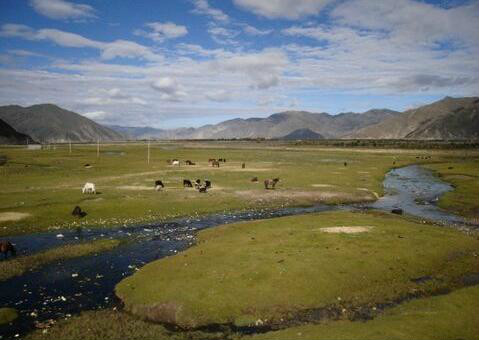
#> input picture image/1.jpg, 479 x 340 px
$ jupyter execute --allow-errors picture_differences.ipynb   (shell and % lines are left out)
#> lines starting #> are read from the running program, lines starting #| are printed output that depends on the picture
# 比较两个图片是否相同

## 一、使用python+PIL

[cell 1]
from PIL import Image, ImageChops
import matplotlib.pyplot as plt # plt 用于显示图片

[cell 2]
def compare_images(path_one, path_two, diff_save_location):
    """
    比较图片，如果有不同则生成展示不同的图片

    @参数一: path_one: 第一张图片的路径
    @参数二: path_two: 第二张图片的路径
    @参数三: diff_save_location: 不同图的保存路径
    """
#> called with path_one = 'image/1.jpg', path_two = 'image/2.jpg', diff_save_location = 'image/diff1_2.jpg'
    image_one = Image.open(path_one)
#> image_one is the input picture: PIL image 479x340 RGB; mean R, G, B 109, 110.6, 96.4
    image_two = Image.open(path_two)
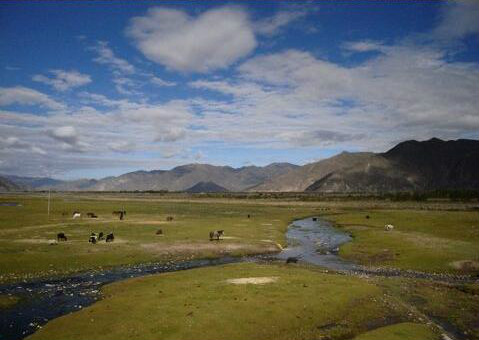
#> input picture image/2.jpg, 479 x 340 px
#> image_two is the input picture: PIL image 479x340 RGB; mean R, G, B 97.6, 102.1, 99.1

    diff = ImageChops.difference(image_one, image_two)

    if diff.getbbox() is None:
        # 图片间没有任何不同则直接退出
        return
    else:
        diff.save(diff_save_location)

[cell 3]
compare_images('image/1.jpg','image/2.jpg','image/diff1_2.jpg')

[cell 4]
img1 = Image.open('image/1.jpg')
img2 = Image.open('image/2.jpg')
diff = Image.open('image/diff1_2.jpg')
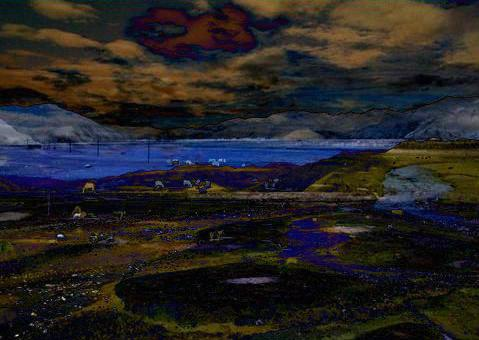
#> diff: PIL image 479x340 RGB; mean R, G, B 37.9, 35.3, 36.2
plt.subplot(131)
plt.imshow(img1)
plt.subplot(132)
plt.imshow(img2)
plt.subplot(133)
plt.imshow(diff)

[cell 5]
compare_images('image/3.jpg','image/4.jpg','image/diff3_4.jpg')
#> call 2 of compare_images, with path_one = 'image/3.jpg', path_two = 'image/4.jpg', diff_save_location = 'image/diff3_4.jpg'
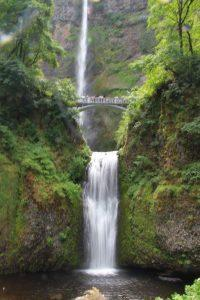
#> input picture image/3.jpg, 200 x 300 px
#> in compare_images, image_one is the input picture: PIL image 200x300 RGB; mean R, G, B 94.1, 99.5, 75.6
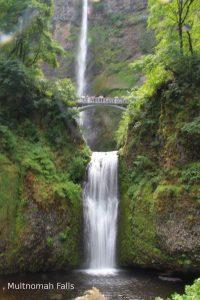
#> input picture image/4.jpg, 200 x 300 px
#> in compare_images, image_two is the input picture: PIL image 200x300 RGB; mean R, G, B 94.5, 99.9, 75.9
#> in compare_images (call 2), `diff = ImageChops.difference(image_one, image_two)`:
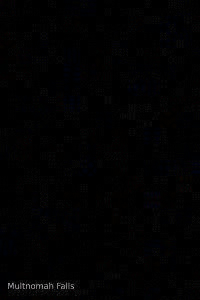
#> diff: PIL image 200x300 RGB; mean R, G, B 1.9, 1.8, 2.2

[cell 6]
img1 = Image.open('image/3.jpg')
img2 = Image.open('image/4.jpg')
diff = Image.open('image/diff3_4.jpg')
plt.subplot(131)
plt.imshow(img1)
plt.subplot(132)
plt.imshow(img2)
plt.subplot(133)
plt.imshow(diff)

#> (a cell that did not finish here is left out)


反色处理后将两个图像混合直接看到两个的差异部分。

[cell 8]
diff_blend = Image.blend(img1, ImageChops.invert(img2), 0.5)
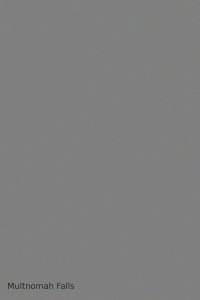
#> diff_blend: PIL image 200x300 RGB; mean R, G, B 127, 127, 127
plt.imshow(diff_blend)

#> (a cell that did not finish here is left out)

#> (a cell that did not finish here is left out)

#> (a cell that did not finish here is left out)


#> (a cell that did not finish here is left out)

[cell 13]
diff_blend.save('image/diff_blend.jpg')

## 二、使用python+opencv
**安装opencv**：
1. 进入网站 http://www.lfd.uci.edu/~gohlke/pythonlibs/ ，下载与当前环境兼容的 opencv 文件
2. 切换到该文件所在目录，命令行环境下pip install opencv_python-3.2.0-cp36-cp36m-win_amd64.whl

**opencv资料**：
1. http://lib.csdn.net/base/opencv

[cell 14]
import cv2
import numpy as np

[cell 15]
img1 = cv2.imread('image/1.jpg')
img2 = cv2.imread('image/2.jpg')

[cell 16]
img333 = cv2.imread('image/333.jpg')
img444 = cv2.imread('image/444.jpg')

### 直方图计算法

1. 方法：计算其直方图的重合程度。
2. 缺点：按照颜色的全局分布来看，无法描述颜色的局部分布和色彩所处的位置。
3. 对策：缓解这个弱点有一个方法就是利用Image的crop方法把图片等分，然后再分别计算其相似度，最后综合考虑。

[cell 17]
# 最简单的以灰度直方图作为相似比较的实现
def classify_gray_hist(image1,image2,size = (256,256)):
    # 先计算直方图
    # 几个参数必须用方括号括起来
    # 这里直接用灰度图计算直方图，所以是使用第一个通道，
    # 也可以进行通道分离后，得到多个通道的直方图
    # bins 取为16
    image1 = cv2.resize(image1,size)
    image2 = cv2.resize(image2,size)
    hist1 = cv2.calcHist([image1],[0],None,[256],[0.0,255.0])
    hist2 = cv2.calcHist([image2],[0],None,[256],[0.0,255.0])
    # 可以比较下直方图
    plt.plot(range(256),hist1,'r')
    plt.plot(range(256),hist2,'b')
    plt.show()
    # 计算直方图的重合度
    degree = 0
    for i in range(len(hist1)):
        if hist1[i] != hist2[i]:
            degree = degree + (1 - abs(hist1[i]-hist2[i])/max(hist1[i],hist2[i]))
        else:
            degree = degree + 1
    degree = degree/len(hist1)
    return degree

#> (a cell that did not finish here is left out)

#> (a cell that did not finish here is left out)

[cell 20]
classify_gray_hist(img1, img2)
#> call 2 of classify_gray_hist, with size = (256, 256)
#> in classify_gray_hist (call 2), `image1 = cv2.resize(image1,size)`:
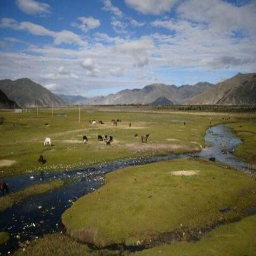
#> image1: shape (256, 256, 3); mean of channels 0, 1, 2 96.3, 110.4, 108.9; drawn as B, G, R
#> in classify_gray_hist (call 2), `image2 = cv2.resize(image2,size)`:
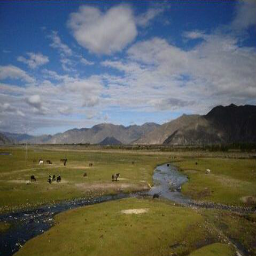
#> image2: shape (256, 256, 3); mean of channels 0, 1, 2 98.9, 102, 97.5; drawn as B, G, R
#> in classify_gray_hist (call 2), `hist1 = cv2.calcHist([image1],[0],None,[256],[0.0,255.0])`: hist1 = 256 values, max 907 at index 33, min 0 at index 231, mean 256
#> in classify_gray_hist (call 2), `hist2 = cv2.calcHist([image2],[0],None,[256],[0.0,255.0])`: hist2 = 256 values, max 901 at index 28, min 0 at index 222, mean 256
#> in classify_gray_hist (call 2), `plt.show()`:
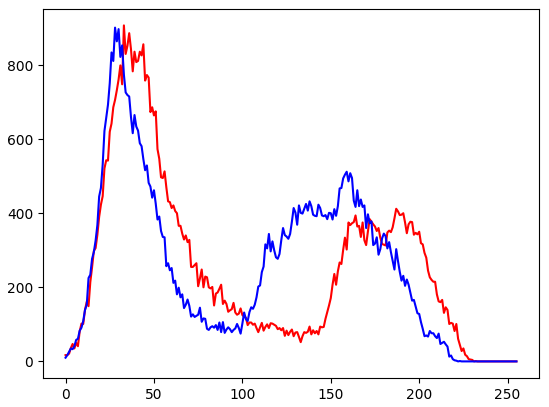
#> figure drawn by matplotlib, 1 panel; curve peaks at x = 33, y = 907; curve peaks at x = 28, y = 901
#> the loop in classify_gray_hist (call 2), `for i in range(len(hist1)):` made 256 passes
#> degree on passes 1 to 12: [0.588], [1.59], [2.4], [3.37], [4.07], [4.92], [5.79], [6.46], [7.43], [8.33], [9.25], [10.25]
#> after the loop in classify_gray_hist (call 2), `for i in range(len(hist1)):`: degree = [152.2]
#> in classify_gray_hist (call 2), `degree = degree/len(hist1)`: degree = [0.594]
#> Out = [0.594]

[cell 21]
def calculate(image1, image2):
    hist1 = cv2.calcHist([image1],[0],None,[256],[0.0,255.0])
    hist2 = cv2.calcHist([image2],[0],None,[256],[0.0,255.0])
    degree = 0
    for i in range(len(hist1)):
        if hist1[i] != hist2[i]:
            degree = degree + (1 - abs(hist1[i]-hist2[i])/max(hist1[i],hist2[i]))
        else:
            degree = degree + 1
    degree = degree/len(hist1)
    return degree

[cell 22]
# 通过得到每个通道的直方图来计算相似度
def classify_hist_with_split(image1,image2,size = (256,256)):
    # 将图像resize后，分离为三个通道，再计算每个通道的相似值
#> called with size = (256, 256)
    image1 = cv2.resize(image1,size)
    image2 = cv2.resize(image2,size)
    sub_image1 = cv2.split(image1)
    sub_image2 = cv2.split(image2)
    sub_data = 0
    for im1,im2 in zip(sub_image1,sub_image2):
        sub_data += calculate(im1,im2)
#> this loop made 3 passes
#> (degree in calculate, sub_data) on passes 1 to 3: ([0.594], [0.594]), ([0.647], [1.24]), ([0.613], [1.85])
    sub_data = sub_data/3
#> sub_data = [0.618]
    return sub_data

[cell 23]
classify_hist_with_split(img1, img2)
#> Out = [0.618]

#> (a cell that did not finish here is left out)


### 图像指纹与汉明距离

[cell 25]
# 输入灰度图，返回hash
def getHash(image):
    avreage = np.mean(image)
#> avreage = 110.7
    hash = []
    for i in range(image.shape[0]):
        for j in range(image.shape[1]):
            if image[i,j] > avreage:
                hash.append(1)
            else:
                hash.append(0)
    return hash

**汉明距离**:
就是一组二进制数据变成另一组数据所需的步骤数，显然，这个数值可以衡量两张图片的差异，汉明距离越小，则代表相似度越高。汉明距离为0，即代表两张图片完全一样。

[cell 26]
# 计算汉明距离
def Hamming_distance(hash1,hash2):
    num = 0
    for index in range(len(hash1)):
        if hash1[index] != hash2[index]:
            num += 1
    return num

### 平均哈希法(aHash)
1. 缩放图片，一般大小为8*8，64个像素值。
2. 转化为灰度图
3. 计算平均值：计算进行灰度处理后图片的所有像素点的平均值，直接用numpy中的mean()计算即可。
4. 比较像素灰度值：遍历灰度图片每一个像素，如果大于平均值记录为1，否则为0.
5. 得到信息指纹：组合64个bit位，顺序随意保持一致性。
6. 最后比对两张图片的指纹，获得汉明距离即可。

缺点：平均哈希算法过于严格，不够精确，更适合搜索缩略图。

[cell 27]
# 平均哈希算法计算
def classify_aHash(image1,image2):
    image1 = cv2.resize(image1,(8,8))
    image2 = cv2.resize(image2,(8,8))
    gray1 = cv2.cvtColor(image1,cv2.COLOR_BGR2GRAY)
    gray2 = cv2.cvtColor(image2,cv2.COLOR_BGR2GRAY)
    hash1 = getHash(gray1)
#> hash1 = 64 values, max 1 at index 3, min 0 at index 0, mean 0.453
    hash2 = getHash(gray2)
#> hash2 = 64 values, max 1 at index 2, min 0 at index 0, mean 0.438
    return Hamming_distance(hash1,hash2)
#> the loop in Hamming_distance, `for index in range(len(hash1)):` made 64 passes
#> after the loop in Hamming_distance, `for index in range(len(hash1)):`: num = 17

[cell 28]
classify_aHash(img1, img2)
#> Out = 17

#> (a cell that did not finish here is left out)

### 感知哈希算法(pHash)
目的：为了获得更精确的结果可以选择感知哈希算法，它采用的是DCT（离散余弦变换）来降低频率的方法
1. 缩小图片：32\*32是一个较好的大小，这样方便DCT计算
2. 转化为灰度图
3. 计算DCT：利用Opencv中提供的dct()方法，注意输入的图像必须是32位浮点型，所以先利用numpy中的float32进行转换
4. 缩小DCT：DCT计算后的矩阵是32\*32，保留左上角的8\*8，这些代表的图片的最低频率
5. 计算平均值：计算缩小DCT后的所有像素点的平均值。
6. 进一步减小DCT：大于平均值记录为1，反之记录为0.
7. 得到信息指纹：组合64个信息位，顺序随意保持一致性。
8. 最后比对两张图片的指纹，获得汉明距离即可。

[cell 30]
def classify_pHash(image1,image2):
    image1 = cv2.resize(image1,(32,32))
#> image1: shape (32, 32, 3)
    image2 = cv2.resize(image2,(32,32))
#> image2: shape (32, 32, 3)
    gray1 = cv2.cvtColor(image1,cv2.COLOR_BGR2GRAY)
    gray2 = cv2.cvtColor(image2,cv2.COLOR_BGR2GRAY)
    # 将灰度图转为浮点型，再进行dct变换
    dct1 = cv2.dct(np.float32(gray1))
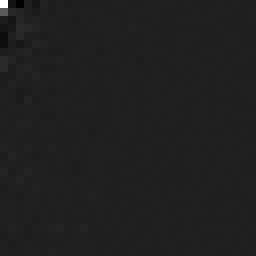
#> dct1: shape (32, 32) float32 (shown 8 times larger); min -497.6, max 3468.5, mean 2.6; drawn with min black and max white
    dct2 = cv2.dct(np.float32(gray2))
    # 取左上角的8*8，这些代表图片的最低频率
    # 这个操作等价于c++中利用opencv实现的掩码操作
    # 在python中进行掩码操作，可以直接这样取出图像矩阵的某一部分
    dct1_roi = dct1[0:8,0:8]
    dct2_roi = dct2[0:8,0:8]
    hash1 = getHash(dct1_roi)
#> hash1 = 64 values, max 1 at index 0, min 0 at index 1, mean 0.203
    hash2 = getHash(dct2_roi)
#> hash2 = 64 values, max 1 at index 0, min 0 at index 2, mean 0.266
    return Hamming_distance(hash1,hash2)
#> the loop in Hamming_distance (call 2), `for index in range(len(hash1)):` made 64 passes

[cell 31]
classify_pHash(img1, img2)
#> Out = 20

#> (a cell that did not finish here is left out)

### 感知哈希算法(dHash)
目的：相比pHash，dHash的速度要快的多，相比aHash，dHash在效率几乎相同的情况下的效果要更好，它是基于渐变实现的。
1. 缩小图片：收缩到9\*8的大小，以便它有72的像素点
2. 转化为灰度图
3. 计算差异值：dHash算法工作在相邻像素之间，这样每行9个像素之间产生了8个不同的差异，一共8行，则产生了64个差异值
4. 获得指纹：如果左边的像素比右边的更亮，则记录为1，否则为0.
5. 最后比对两张图片的指纹，获得汉明距离即可。

[cell 33]
# 输入灰度图，返回dhash
def getdHash(image):
    dhash = []
    for i in range(image.shape[0]):
        for j in range(image.shape[1]-1):
            if image[i,j] > image[i,j+1]:
                dhash.append(1)
            else:
                dhash.append(0)
    return dhash

[cell 34]
def classify_dHash(image1, image2):
    image1 = cv2.resize(image1,(9,8))
    image2 = cv2.resize(image2,(9,8))
    gray1 = cv2.cvtColor(image1,cv2.COLOR_BGR2GRAY)
    gray2 = cv2.cvtColor(image2,cv2.COLOR_BGR2GRAY)
    dhash1 = getdHash(gray1)
#> dhash1 = 64 values, max 1 at index 1, min 0 at index 0, mean 0.453
    dhash2 = getdHash(gray2)
#> dhash2 = 64 values, max 1 at index 4, min 0 at index 0, mean 0.422
    return Hamming_distance(dhash1,dhash2)

[cell 35]
classify_dHash(img1, img2)
#> Out = 28
